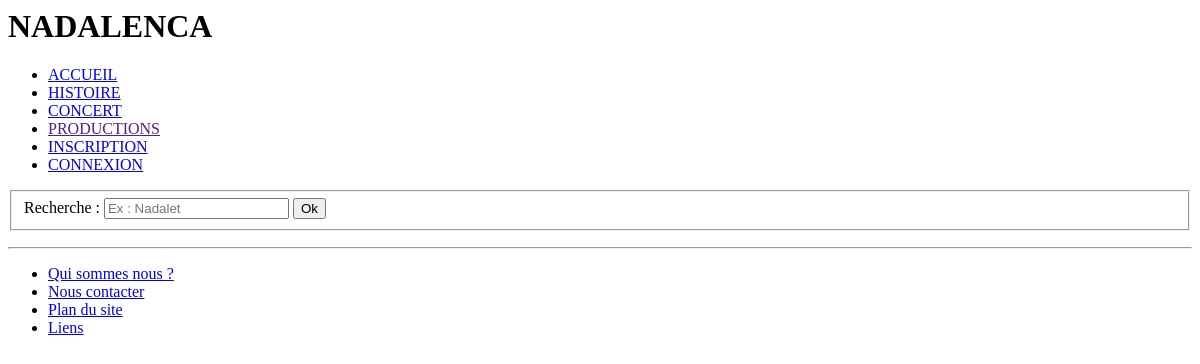
The page /Controleur/controleurMainRep.php on the database as committed earlier.
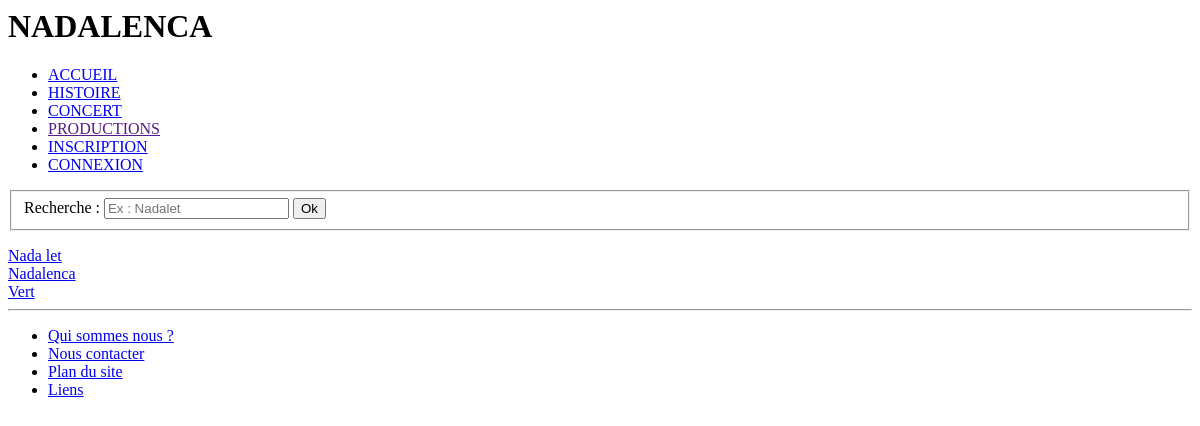
The same page on the database as committed later.
### tables this page shows
CREATE TABLE IF NOT EXISTS `repertoire` (
  `idR` int(11) NOT NULL AUTO_INCREMENT,
  `nomR` varchar(255) NOT NULL,
  `audioR` varchar(255) NOT NULL,
  `texteR` varchar(255) NOT NULL,
  `voix1R` varchar(255) NOT NULL,
  `voix2R` varchar(255) NOT NULL,
  `voix3R` varchar(255) NOT NULL,
  `voix4R` varchar(255) NOT NULL,
  PRIMARY KEY (`idR`)
);

### Controleur/controleurMainRep.php (called while the page is built, shortened)
<?php
	include("./menu.php");
	include("../Vue/viewRepMain.php");
	include("./footer.php");
?>

### Vue/viewRepMain.php (the view, shortened to what this page needs)
<!DOCTYPE html>
<html>
    <head>
   	 	<link rel="stylesheet" type="text/css" href="../style.css" />
    </head>
	<form method="post" action="./controlRepertoire.php">
		<fieldset>
		<label>Recherche :</label>
		<input type="text" placeholder="Ex : Nadalet" name="recherche">
		<input type="submit" value="Ok" />
		</fieldset>
	</form>
<?php
$res = mysql_query("SELECT * FROM repertoire") or die ("Erreur insertion, repertoire.php, affichage de tout" );
while ($tuple = mysql_fetch_array($res))
	{
?>
	<a href="../Vue/viewRepertoire.php?nomR=<?php echo $tuple['nomR']; ?>"> <?php echo $tuple['nomR']; ?></a></br>
<?php
	}
?>

Rows that differ between the two databases and show on the page:
added repertoire: nomR "Nada let"
added repertoire: nomR "Nadalenca"
added repertoire: nomR "Vert"
